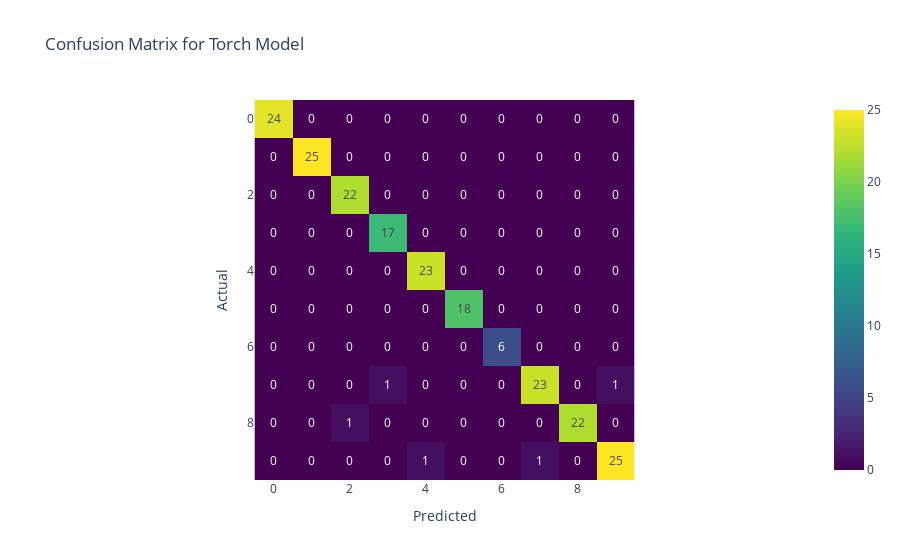
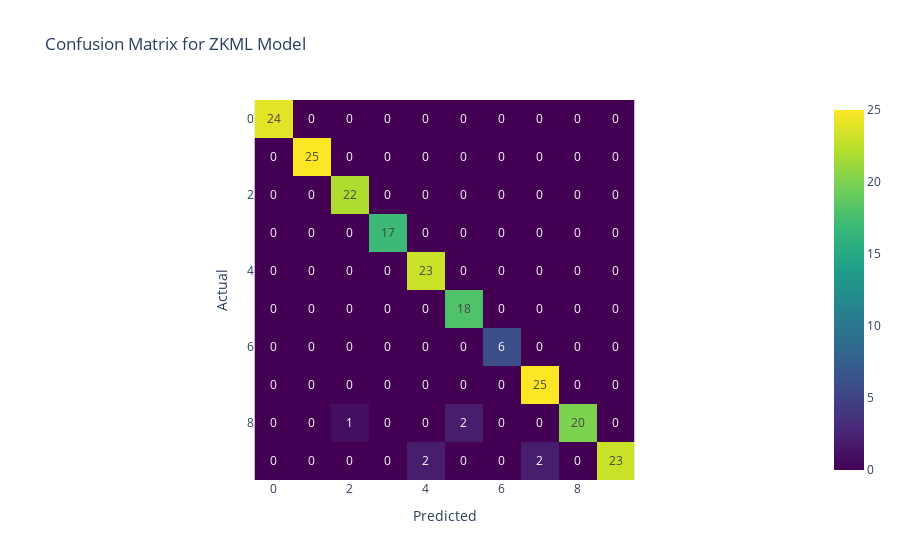
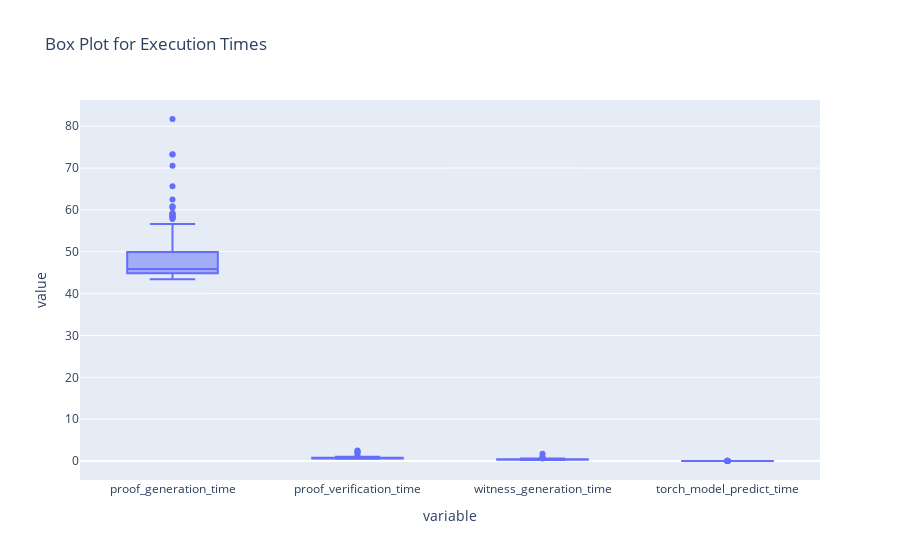
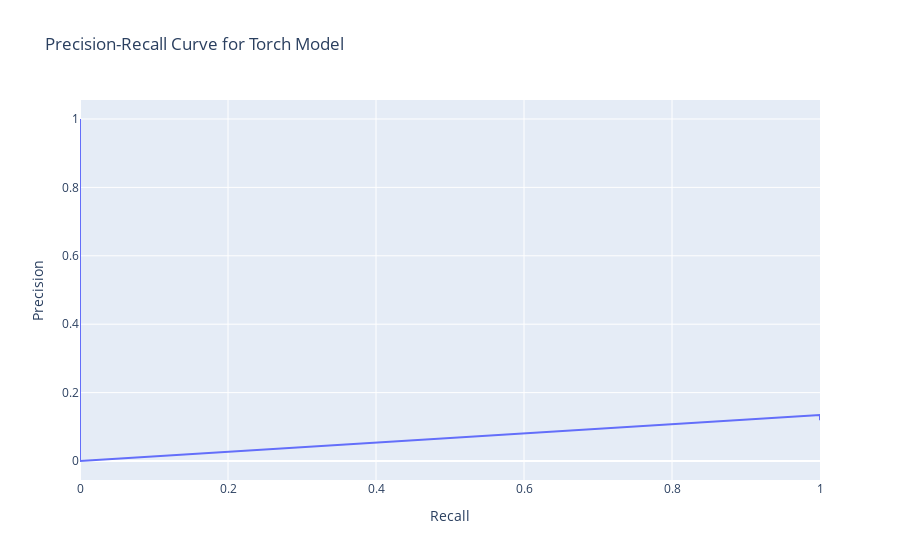

Write notebook code for charts like these, in order.
### Code cell
import seaborn as sns
import matplotlib.pyplot as plt
from sklearn.metrics import confusion_matrix, precision_recall_curve

# Function to plot confusion matrix heatmap
def plot_confusion_matrix(y_true, y_pred, title):
    cm = confusion_matrix(y_true, y_pred)
    fig = px.imshow(cm, text_auto=True, color_continuous_scale='Viridis', title=title)
    fig.update_layout(xaxis_title='Predicted', yaxis_title='Actual')
    fig.show()

# Confusion matrices for both models
plot_confusion_matrix(data['actual_label'], data['torch_model_prediction'], "Confusion Matrix for Torch Model")
plot_confusion_matrix(data['actual_label'], data['ZKML_preredicted_label'], "Confusion Matrix for ZKML Model")

# Box Plot for Execution Times
execution_times = data[['proof_generation_time', 'proof_verification_time', 'witness_generation_time', 'torch_model_predict_time']]
fig = px.box(execution_times, title='Box Plot for Execution Times')
fig.show()

# Precision-Recall Curve
def plot_precision_recall_curve(y_true, y_pred, title):
    precision, recall, _ = precision_recall_curve(y_true, y_pred, pos_label=1)
    fig = go.Figure()
    fig.add_trace(go.Scatter(x=recall, y=precision, mode='lines', name='Precision-Recall curve'))
    fig.update_layout(title=title, xaxis_title='Recall', yaxis_title='Precision')
    fig.show()

# Plot Precision-Recall curves for both models
plot_precision_recall_curve(data['actual_label'], data['torch_model_prediction'], "Precision-Recall Curve for Torch Model")
plot_precision_recall_curve(data['actual_label'], data['ZKML_preredicted_label'], "Precision-Recall Curve for ZKML Model")

# Class-wise Performance Metrics
class_labels = np.unique(data['actual_label'])
class_metrics = []
for label in class_labels:
    class_metrics.append({
        'Class': label,
        'Accuracy': accuracy_score(data['actual_label'] == label, data['torch_model_prediction'] == label),
        'Precision': precision_score(data['actual_label'] == label, data['torch_model_prediction'] == label),
        'Recall': recall_score(data['actual_label'] == label, data['torch_model_prediction'] == label),
        'F1 Score': f1_score(data['actual_label'] == label, data['torch_model_prediction'] == label)
    })

class_metrics_df = pd.DataFrame(class_metrics)
print(class_metrics_df)

# Correlation Matrix
correlation_matrix = execution_times.corr()
fig = px.imshow(correlation_matrix, text_auto=True, title='Correlation Matrix of Execution Times')
fig.show()

# Histograms of Prediction Times
fig = px.histogram(data, x='proof_generation_time', title='Histogram of Proof Generation Time')
fig.show()

fig = px.histogram(data, x='proof_verification_time', title='Histogram of Proof Verification Time')
fig.show()

fig = px.histogram(data, x='witness_generation_time', title='Histogram of Witness Generation Time')
fig.show()

fig = px.histogram(data, x='torch_model_predict_time', title='Histogram of Torch Model Prediction Time')
fig.show()

# Error Analysis
errors = data[data['actual_label'] != data['torch_model_prediction']]
print("Error Analysis for Torch Model:\n", errors)

errors_zkml = data[data['actual_label'] != data['ZKML_preredicted_label']]
print("Error Analysis for ZKML Model:\n", errors_zkml)

### Figure 1 — Plotly figure (JSON) as saved in the notebook; plotly's stock layout.template omitted (floating-point values rounded to 4 significant figures)
{"data": [{"coloraxis": "coloraxis", "hovertemplate": "x: %{x}<br>y: %{y}<br>color: %{z}<extra></extra>", "name": "0", "texttemplate": "%{z}", "type": "heatmap", "xaxis": "x", "yaxis": "y", "z": [[24, 0, 0, 0, 0, 0, 0, 0, 0, 0], [0, 25, 0, 0, 0, 0, 0, 0, 0, 0], [0, 0, 22, 0, 0, 0, 0, 0, 0, 0], [0, 0, 0, 17, 0, 0, 0, 0, 0, 0], [0, 0, 0, 0, 23, 0, 0, 0, 0, 0], [0, 0, 0, 0, 0, 18, 0, 0, 0, 0], [0, 0, 0, 0, 0, 0, 6, 0, 0, 0], [0, 0, 0, 1, 0, 0, 0, 23, 0, 1], [0, 0, 1, 0, 0, 0, 0, 0, 22, 0], [0, 0, 0, 0, 1, 0, 0, 1, 0, 25]]}], "layout": {"coloraxis": {"colorscale": [[0, "#440154"], [0.1111, "#482878"], [0.2222, "#3e4989"], [0.3333, "#31688e"], [0.4444, "#26828e"], [0.5556, "#1f9e89"], [0.6667, "#35b779"], [0.7778, "#6ece58"], [0.8889, "#b5de2b"], [1, "#fde725"]]}, "title": {"text": "Confusion Matrix for Torch Model"}, "xaxis": {"anchor": "y", "constrain": "domain", "domain": [0, 1], "scaleanchor": "y", "title": {"text": "Predicted"}}, "yaxis": {"anchor": "x", "autorange": "reversed", "constrain": "domain", "domain": [0, 1], "title": {"text": "Actual"}}}}

### Figure 2 — Plotly figure (JSON) as saved in the notebook; plotly's stock layout.template omitted (floating-point values rounded to 4 significant figures)
{"data": [{"coloraxis": "coloraxis", "hovertemplate": "x: %{x}<br>y: %{y}<br>color: %{z}<extra></extra>", "name": "0", "texttemplate": "%{z}", "type": "heatmap", "xaxis": "x", "yaxis": "y", "z": [[24, 0, 0, 0, 0, 0, 0, 0, 0, 0], [0, 25, 0, 0, 0, 0, 0, 0, 0, 0], [0, 0, 22, 0, 0, 0, 0, 0, 0, 0], [0, 0, 0, 17, 0, 0, 0, 0, 0, 0], [0, 0, 0, 0, 23, 0, 0, 0, 0, 0], [0, 0, 0, 0, 0, 18, 0, 0, 0, 0], [0, 0, 0, 0, 0, 0, 6, 0, 0, 0], [0, 0, 0, 0, 0, 0, 0, 25, 0, 0], [0, 0, 1, 0, 0, 2, 0, 0, 20, 0], [0, 0, 0, 0, 2, 0, 0, 2, 0, 23]]}], "layout": {"coloraxis": {"colorscale": [[0, "#440154"], [0.1111, "#482878"], [0.2222, "#3e4989"], [0.3333, "#31688e"], [0.4444, "#26828e"], [0.5556, "#1f9e89"], [0.6667, "#35b779"], [0.7778, "#6ece58"], [0.8889, "#b5de2b"], [1, "#fde725"]]}, "title": {"text": "Confusion Matrix for ZKML Model"}, "xaxis": {"anchor": "y", "constrain": "domain", "domain": [0, 1], "scaleanchor": "y", "title": {"text": "Predicted"}}, "yaxis": {"anchor": "x", "autorange": "reversed", "constrain": "domain", "domain": [0, 1], "title": {"text": "Actual"}}}}

### Figure 3 — Plotly figure (JSON) as saved in the notebook; plotly's stock layout.template omitted (floating-point values rounded to 4 significant figures; data arrays with more than 128 entries replaced by an {"elided": "..."} marker saying what was removed)
{"data": [{"alignmentgroup": "True", "hovertemplate": "variable=%{x}<br>value=%{y}<extra></extra>", "legendgroup": "", "marker": {"color": "#636efa"}, "name": "", "notched": false, "offsetgroup": "", "orientation": "v", "showlegend": false, "type": "box", "x": {"elided": "840 str values"}, "x0": " ", "xaxis": "x", "y": {"elided": "840 float values"}, "y0": " ", "yaxis": "y"}], "layout": {"boxmode": "group", "legend": {"tracegroupgap": 0}, "title": {"text": "Box Plot for Execution Times"}, "xaxis": {"anchor": "y", "domain": [0, 1], "title": {"text": "variable"}}, "yaxis": {"anchor": "x", "domain": [0, 1], "title": {"text": "value"}}}}

### Figure 4 — Plotly figure (JSON) as saved in the notebook; plotly's stock layout.template omitted (floating-point values rounded to 4 significant figures)
{"data": [{"mode": "lines", "name": "Precision-Recall curve", "type": "scatter", "x": [1, 1, 0, 0, 0, 0, 0, 0, 0, 0, 0], "y": [0.119, 0.1344, 0, 0, 0, 0, 0, 0, 0, 0, 1]}], "layout": {"title": {"text": "Precision-Recall Curve for Torch Model"}, "xaxis": {"title": {"text": "Recall"}}, "yaxis": {"title": {"text": "Precision"}}}}
